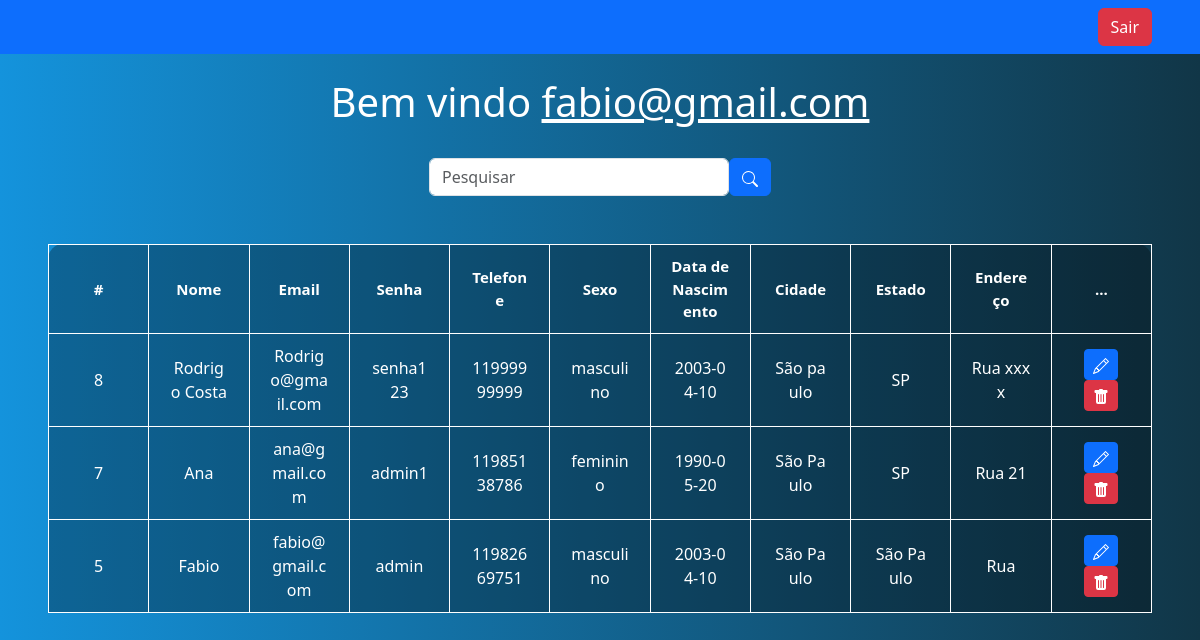
/sistema.php (signed in), run on the app's committed database.
### tables this page shows
CREATE TABLE `usuarios` (
  `id` int(11) NOT NULL,
  `nome` varchar(30) NOT NULL,
  `email` varchar(45) NOT NULL,
  `senha` varchar(45) NOT NULL,
  `telefone` varchar(11) NOT NULL,
  `sexo` varchar(15) NOT NULL,
  `endereco` varchar(45) NOT NULL,
  `data_nasc` date NOT NULL,
  `estado` varchar(45) NOT NULL,
  `cidade` varchar(45) NOT NULL
);

### sistema.php (the view, shortened to what this page needs)
<?php
    include_once("config.php");
    $logado = $_SESSION['email'];
    if(!empty($_GET['search']))
    {
      $data = $_GET['search'];
      $sql = "SELECT * FROM usuarios WHERE id Like '%$data%' or nome Like '%$data%' or email LIKE '%$data%' ORDER BY id DESC";
    }
    else
    {
      $sql = "SELECT * FROM usuarios ORDER BY id DESC";
    }
    $result = $conexao->query($sql);
?>
<!DOCTYPE html>
<html lang="en">
<head>
    <link href="https://cdn.jsdelivr.net/npm/bootstrap@5.3.3/dist/css/bootstrap.min.css" rel="stylesheet">
</head>
<body>
<nav class="navbar navbar-expand-lg navbar-dark bg-primary">
  <div class="container-fluid">
  </div>
  <div class="d-flex">
        <a href="sair.php" class="btn btn-danger me-5">Sair</a>
  </div>
</nav>
<br>
    <?php
        echo "<h1>Bem vindo <u>$logado</u></h1>";
    ?>
    <br>
    <div class="box-search">
      <input type="search" class="form-control w-25" placeholder="Pesquisar" id="pesquisar">
      <button onclick="searchData()" class="btn  btn-primary">
      <svg xmlns="http://www.w3.org/2000/svg" width="16" height="16" fill="currentColor" class="bi bi-search" viewBox="0 0 16 16">
      <path d="M11.742 10.344a6.5 6.5 0 1 0-1.397 1.398h-.001q.044.06.098.115l3.85 3.85a1 1 0 0 0 1.415-1.414l-3.85-3.85a1 1 0 0 0-.115-.1zM12 6.5a5.5 5.5 0 1 1-11 0 5.5 5.5 0 0 1 11 0"/>
</svg>
      </button>
    </div>
    <div class="m-5 ">
        <table class="tabela">
      <thead>
          <tr>
            <th scope="col">#</th>
            <th scope="col">Nome</th>
            <th scope="col">Email</th>
            <th scope="col">Senha</th>
            <th scope="col">Telefone</th>
            <th scope="col">Sexo</th>
            <th scope="col">Data de Nascimento</th>
            <th scope="col">Cidade</th>
            <th scope="col">Estado</th>
            <th scope="col">Endereço</th>
            <th scope="col">...</th>
          </tr>
      </thead>
      <tbody>
        <?php
          while($user_data =mysqli_fetch_assoc($result))
          {
            echo "<tr>";
            echo "<td>". $user_data['id']."</td>";
            echo "<td>". $user_data['nome']."</td>";
            echo "<td>". $user_data['email']."</td>";
            echo "<td>". $user_data['senha']."</td>";
            echo "<td>". $user_data['telefone']."</td>";
            echo "<td>". $user_data['sexo']."</td>";
            echo "<td>". $user_data['data_nasc']."</td>";
            echo "<td>". $user_data['cidade']."</td>";
            echo "<td>". $user_data['estado']."</td>";
            echo "<td>". $user_data['endereco']."</td>";
            echo "<td>
            <a class='btn btn-sm btn-primary' href='edit.php?id=$user_data[id]' > <svg xmlns='http://www.w3.org/2000/svg' width='16' height='16' fill='currentColor' class='bi bi-pencil' viewBox='0 0 16 16'>
              <path d='M12.146.146a.5.5 0 0 1 .708 0l3 3a.5.5 0 0 1 0 .708l-10 10a.5.5 0 0 1-.168.11l-5 2a.5.5 0 0 1-.65-.65l2-5a.5.5 0 0 1 .11-.168zM11.207 2.5 13.5 4.793 14.793 3.5 12.5 1.207zm1.586 3L10.5 3.207 4 9.707V10h.5a.5.5 0 0 1 .5.5v.5h.5a.5.5 0 0 1 .5.5v.5h.293zm-9.761 5.175-.106.106-1.528 3.821 3.821-1.528.106-.106A.5.5 0 0 1 5 12.5V12h-.5a.5.5 0 0 1-.5-.5V11h-.5a.5.5 0 0 1-.468-.325'/>
              </svg>
              </a>
            <a class='btn btn-sm btn-danger' href='delete.php?id=$user_data[id]' >
            <svg xmlns='http://www.w3.org/2000/svg' width='16' height='16' fill='currentColor' class='bi bi-trash-fill' viewBox='0 0 16 16'>
            <path d='M2.5 1a1 1 0 0 0-1 1v1a1 1 0 0 0 1 1H3v9a2 2 0 0 0 2 2h6a2 2 0 0 0 2-2V4h.5a1 1 0 0 0 1-1V2a1 1 0 0 0-1-1H10a1 1 0 0 0-1-1H7a1 1 0 0 0-1 1zm3 4a.5.5 0 0 1 .5.5v7a.5.5 0 0 1-1 0v-7a.5.5 0 0 1 .5-.5M8 5a.5.5 0 0 1 .5.5v7a.5.5 0 0 1-1 0v-7A.5.5 0 0 1 8 5m3 .5v7a.5.5 0 0 1-1 0v-7a.5.5 0 0 1 1 0'/>
            </svg>
            </a>
          </td>";
          }
        ?>
      </tbody>
    </table>
    </div>
</body>
</html>

### sistema.php (style rules this page uses)
body { background-image: linear-gradient(to right, rgb(20,147,220), rgb(17,54,71)); text-align: center; color: white; }
.tabela { width: 100%; background: rgba(0, 0, 0, 0.3); border-radius: 15px 15px 0 0; border-collapse: collapse; min-width: 1000px; table-layout: fixed; }
.tabela th { position: sticky; top: 0; font-size: 15px; }
th,td { border: 1px solid #fff; padding: 10px 20px; word-break: break-all; text-align: center; }
.box-search { display: flex; justify-content: center; gap: .1; }

### data on the page
usuarios: id "8", nome "Rodrigo Costa", email "Rodrigo@gmail.com", senha "senha123", telefone "11999999999", sexo "masculino", data_nasc "2003-04-10", cidade "São paulo", estado "SP", endereco "Rua xxxx"
usuarios: id "7", nome "Ana", email "ana@gmail.com", senha "admin1", telefone "11985138786", sexo "feminino", data_nasc "1990-05-20", cidade "São Paulo", estado "SP", endereco "Rua 21"
usuarios: id "5", nome "Fabio", email "fabio@gmail.com", senha "admin", telefone "11982669751", sexo "masculino", data_nasc "2003-04-10", cidade "São Paulo", estado "São Paulo", endereco "Rua"

### other printed values
$logado "fabio@gmail.com"
